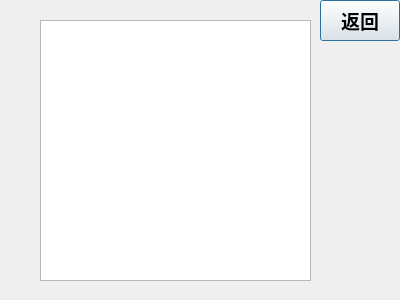
<?xml version="1.0" encoding="UTF-8"?>
<ui version="4.0">
 <class>Rank</class>
 <widget class="QDialog" name="Rank">
  <property name="geometry">
   <rect>
    <x>0</x>
    <y>0</y>
    <width>400</width>
    <height>300</height>
   </rect>
  </property>
  <property name="windowTitle">
   <string>Dialog</string>
  </property>
  <widget class="QPushButton" name="return_2">
   <property name="geometry">
    <rect>
     <x>320</x>
     <y>0</y>
     <width>80</width>
     <height>41</height>
    </rect>
   </property>
   <property name="font">
    <font>
     <family>Arial</family>
     <pointsize>14</pointsize>
     <weight>75</weight>
     <bold>true</bold>
    </font>
   </property>
   <property name="text">
    <string>返回</string>
   </property>
  </widget>
  <widget class="QListWidget" name="rankList">
   <property name="geometry">
    <rect>
     <x>40</x>
     <y>20</y>
     <width>271</width>
     <height>261</height>
    </rect>
   </property>
   <property name="font">
    <font>
     <pointsize>14</pointsize>
     <weight>75</weight>
     <bold>true</bold>
    </font>
   </property>
   <property name="editTriggers">
    <set>QAbstractItemView::NoEditTriggers</set>
   </property>
  </widget>
 </widget>
 <resources/>
 <connections/>
</ui>
